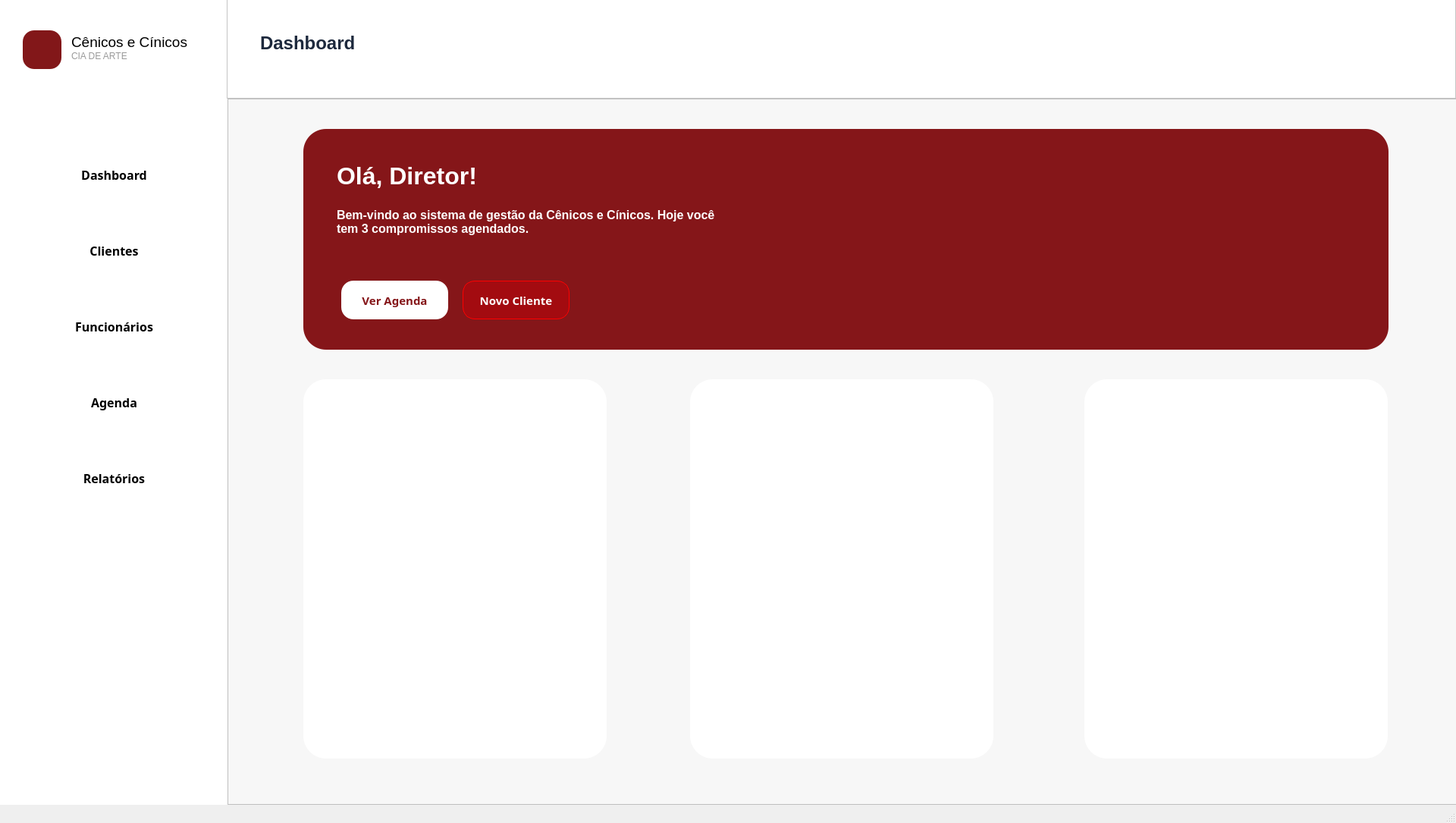
<?xml version="1.0" encoding="UTF-8"?>
<ui version="4.0">
 <class>MainWindow</class>
 <widget class="QMainWindow" name="MainWindow">
  <property name="geometry">
   <rect>
    <x>0</x>
    <y>0</y>
    <width>1920</width>
    <height>1085</height>
   </rect>
  </property>
  <property name="windowTitle">
   <string>MainWindow</string>
  </property>
  <widget class="QWidget" name="centralwidget">
   <widget class="QFrame" name="frame">
    <property name="geometry">
     <rect>
      <x>0</x>
      <y>0</y>
      <width>301</width>
      <height>1061</height>
     </rect>
    </property>
    <property name="styleSheet">
     <string notr="true">background-color: rgb(255,255,255);
border: 1px;
box-shadow: 5px 5px 5px;
border-color:  rgb(149, 149, 149);</string>
    </property>
    <widget class="QTextBrowser" name="textBrowser">
     <property name="geometry">
      <rect>
       <x>90</x>
       <y>40</y>
       <width>181</width>
       <height>81</height>
      </rect>
     </property>
     <property name="styleSheet">
      <string notr="true">border: 0px</string>
     </property>
     <property name="html">
      <string>&lt;!DOCTYPE HTML PUBLIC &quot;-//W3C//DTD HTML 4.0//EN&quot; &quot;http://www.w3.org/TR/REC-html40/strict.dtd&quot;&gt;
&lt;html&gt;&lt;head&gt;&lt;meta name=&quot;qrichtext&quot; content=&quot;1&quot; /&gt;&lt;style type=&quot;text/css&quot;&gt;
p, li { white-space: pre-wrap; }
&lt;/style&gt;&lt;/head&gt;&lt;body style=&quot; font-family:'MS Shell Dlg 2'; font-size:8.25pt; font-weight:400; font-style:normal;&quot;&gt;
&lt;p style=&quot; margin-top:0px; margin-bottom:0px; margin-left:0px; margin-right:0px; -qt-block-indent:0; text-indent:0px;&quot;&gt;&lt;span style=&quot; font-size:14pt;&quot;&gt;Cênicos e Cínicos&lt;/span&gt;&lt;/p&gt;
&lt;p style=&quot; margin-top:0px; margin-bottom:0px; margin-left:0px; margin-right:0px; -qt-block-indent:0; text-indent:0px;&quot;&gt;&lt;span style=&quot; font-size:9pt; color:#9a9a9a;&quot;&gt;CIA DE ARTE&lt;/span&gt;&lt;/p&gt;&lt;/body&gt;&lt;/html&gt;</string>
     </property>
     <property name="openLinks">
      <bool>false</bool>
     </property>
    </widget>
    <widget class="QWidget" name="widget" native="true">
     <property name="geometry">
      <rect>
       <x>30</x>
       <y>40</y>
       <width>51</width>
       <height>51</height>
      </rect>
     </property>
     <property name="styleSheet">
      <string notr="true">background-color:rgb(130, 23, 25);
border-radius:15px;</string>
     </property>
    </widget>
    <widget class="QPushButton" name="dashboard_button">
     <property name="geometry">
      <rect>
       <x>20</x>
       <y>200</y>
       <width>261</width>
       <height>61</height>
      </rect>
     </property>
     <property name="font">
      <font>
       <family>Segoe UI Semibold</family>
       <pointsize>12</pointsize>
       <weight>75</weight>
       <bold>true</bold>
      </font>
     </property>
     <property name="cursor">
      <cursorShape>PointingHandCursor</cursorShape>
     </property>
     <property name="layoutDirection">
      <enum>Qt::LeftToRight</enum>
     </property>
     <property name="styleSheet">
      <string notr="true">text-align: left;
color: rgb(139, 139, 139);
padding-left: 10px;
border: 1px solid;
border-radius:10px;
hover-color {
	background-color:rgb(254, 242, 242 solid);
	color:rgb(159, 7, 18);
}</string>
     </property>
     <property name="text">
      <string>Dashboard</string>
     </property>
     <property name="icon">
      <iconset>
       <normaloff>dashboard_icon.png.png</normaloff>dashboard_icon.png.png</iconset>
     </property>
     <property name="iconSize">
      <size>
       <width>50</width>
       <height>50</height>
      </size>
     </property>
    </widget>
    <widget class="QPushButton" name="clientes_button">
     <property name="geometry">
      <rect>
       <x>20</x>
       <y>300</y>
       <width>261</width>
       <height>61</height>
      </rect>
     </property>
     <property name="font">
      <font>
       <family>Segoe UI Semibold</family>
       <pointsize>12</pointsize>
       <weight>75</weight>
       <bold>true</bold>
      </font>
     </property>
     <property name="cursor">
      <cursorShape>PointingHandCursor</cursorShape>
     </property>
     <property name="styleSheet">
      <string notr="true">text-align: left;
color: rgb(139, 139, 139);
padding-left: 10px;
border: 1px solid;
border-radius:10px;
hover-color {
	background-color:rgb(254, 242, 242 solid);
	color:rgb(159, 7, 18);
}</string>
     </property>
     <property name="text">
      <string>Clientes</string>
     </property>
     <property name="icon">
      <iconset>
       <normaloff>clientes_icon.png.png</normaloff>clientes_icon.png.png</iconset>
     </property>
     <property name="iconSize">
      <size>
       <width>40</width>
       <height>40</height>
      </size>
     </property>
    </widget>
    <widget class="QPushButton" name="funcionarios_button">
     <property name="geometry">
      <rect>
       <x>20</x>
       <y>400</y>
       <width>261</width>
       <height>61</height>
      </rect>
     </property>
     <property name="font">
      <font>
       <family>Segoe UI Semibold</family>
       <pointsize>12</pointsize>
       <weight>75</weight>
       <bold>true</bold>
      </font>
     </property>
     <property name="cursor">
      <cursorShape>PointingHandCursor</cursorShape>
     </property>
     <property name="styleSheet">
      <string notr="true">text-align: left;
color: rgb(139, 139, 139);
padding-left: 10px;
border: 1px solid;
border-radius:10px;
hover-color {
	background-color:rgb(254, 242, 242 solid);
	color:rgb(159, 7, 18);
}</string>
     </property>
     <property name="text">
      <string>Funcionários</string>
     </property>
     <property name="icon">
      <iconset>
       <normaloff>funcionarios_icon.png.png</normaloff>funcionarios_icon.png.png</iconset>
     </property>
     <property name="iconSize">
      <size>
       <width>40</width>
       <height>40</height>
      </size>
     </property>
    </widget>
    <widget class="QPushButton" name="agenda_button">
     <property name="geometry">
      <rect>
       <x>20</x>
       <y>500</y>
       <width>261</width>
       <height>61</height>
      </rect>
     </property>
     <property name="font">
      <font>
       <family>Segoe UI Semibold</family>
       <pointsize>12</pointsize>
       <weight>75</weight>
       <bold>true</bold>
      </font>
     </property>
     <property name="cursor">
      <cursorShape>PointingHandCursor</cursorShape>
     </property>
     <property name="styleSheet">
      <string notr="true">text-align: left;
color: rgb(139, 139, 139);
padding-left: 10px;
border: 1px solid;
border-radius:10px;
hover-color {
	background-color:rgb(254, 242, 242 solid);
	color:rgb(159, 7, 18);
}</string>
     </property>
     <property name="text">
      <string>Agenda</string>
     </property>
     <property name="icon">
      <iconset>
       <normaloff>agenda_icon.pn.png</normaloff>agenda_icon.pn.png</iconset>
     </property>
     <property name="iconSize">
      <size>
       <width>50</width>
       <height>50</height>
      </size>
     </property>
    </widget>
    <widget class="QPushButton" name="relatorios_button">
     <property name="geometry">
      <rect>
       <x>20</x>
       <y>600</y>
       <width>261</width>
       <height>61</height>
      </rect>
     </property>
     <property name="font">
      <font>
       <family>Segoe UI Semibold</family>
       <pointsize>12</pointsize>
       <weight>75</weight>
       <bold>true</bold>
      </font>
     </property>
     <property name="cursor">
      <cursorShape>PointingHandCursor</cursorShape>
     </property>
     <property name="styleSheet">
      <string notr="true">text-align: left;
color: rgb(139, 139, 139);
padding-left: 10px;
border: 1px solid;
border-radius:10px;
hover-color {
	background-color:rgb(254, 242, 242 solid);
	color:rgb(159, 7, 18);
}</string>
     </property>
     <property name="text">
      <string>Relatórios</string>
     </property>
     <property name="icon">
      <iconset>
       <normaloff>relatorios_icon.png.png</normaloff>relatorios_icon.png.png</iconset>
     </property>
     <property name="iconSize">
      <size>
       <width>50</width>
       <height>50</height>
      </size>
     </property>
    </widget>
   </widget>
   <widget class="QFrame" name="frame_2">
    <property name="geometry">
     <rect>
      <x>299</x>
      <y>-1</y>
      <width>1621</width>
      <height>131</height>
     </rect>
    </property>
    <property name="styleSheet">
     <string notr="true">background-color: rgb(255,255,255);</string>
    </property>
    <property name="frameShape">
     <enum>QFrame::StyledPanel</enum>
    </property>
    <property name="frameShadow">
     <enum>QFrame::Raised</enum>
    </property>
    <widget class="QTextBrowser" name="textBrowser_2">
     <property name="geometry">
      <rect>
       <x>40</x>
       <y>40</y>
       <width>256</width>
       <height>51</height>
      </rect>
     </property>
     <property name="autoFillBackground">
      <bool>false</bool>
     </property>
     <property name="styleSheet">
      <string notr="true">border: 0px;
color:rgb(29, 41, 61);</string>
     </property>
     <property name="html">
      <string>&lt;!DOCTYPE HTML PUBLIC &quot;-//W3C//DTD HTML 4.0//EN&quot; &quot;http://www.w3.org/TR/REC-html40/strict.dtd&quot;&gt;
&lt;html&gt;&lt;head&gt;&lt;meta name=&quot;qrichtext&quot; content=&quot;1&quot; /&gt;&lt;style type=&quot;text/css&quot;&gt;
p, li { white-space: pre-wrap; }
&lt;/style&gt;&lt;/head&gt;&lt;body style=&quot; font-family:'MS Shell Dlg 2'; font-size:8.25pt; font-weight:400; font-style:normal;&quot;&gt;
&lt;p style=&quot; margin-top:0px; margin-bottom:0px; margin-left:0px; margin-right:0px; -qt-block-indent:0; text-indent:0px;&quot;&gt;&lt;span style=&quot; font-size:18pt; font-weight:600;&quot;&gt;Dashboard&lt;/span&gt;&lt;/p&gt;&lt;/body&gt;&lt;/html&gt;</string>
     </property>
    </widget>
   </widget>
   <widget class="QFrame" name="frame_3">
    <property name="geometry">
     <rect>
      <x>300</x>
      <y>130</y>
      <width>1631</width>
      <height>931</height>
     </rect>
    </property>
    <property name="styleSheet">
     <string notr="true">background-color: rgb(247, 247, 247);</string>
    </property>
    <property name="frameShape">
     <enum>QFrame::StyledPanel</enum>
    </property>
    <property name="frameShadow">
     <enum>QFrame::Raised</enum>
    </property>
    <widget class="QFrame" name="frame_4">
     <property name="geometry">
      <rect>
       <x>100</x>
       <y>40</y>
       <width>1431</width>
       <height>291</height>
      </rect>
     </property>
     <property name="styleSheet">
      <string notr="true">background-color:rgb(133, 22, 25);
border-radius: 30px;</string>
     </property>
     <property name="frameShape">
      <enum>QFrame::StyledPanel</enum>
     </property>
     <property name="frameShadow">
      <enum>QFrame::Raised</enum>
     </property>
     <widget class="QTextBrowser" name="textBrowser_3">
      <property name="geometry">
       <rect>
        <x>40</x>
        <y>40</y>
        <width>281</width>
        <height>61</height>
       </rect>
      </property>
      <property name="autoFillBackground">
       <bool>false</bool>
      </property>
      <property name="styleSheet">
       <string notr="true">border: 0px;
color:rgb(29, 41, 61);</string>
      </property>
      <property name="html">
       <string>&lt;!DOCTYPE HTML PUBLIC &quot;-//W3C//DTD HTML 4.0//EN&quot; &quot;http://www.w3.org/TR/REC-html40/strict.dtd&quot;&gt;
&lt;html&gt;&lt;head&gt;&lt;meta name=&quot;qrichtext&quot; content=&quot;1&quot; /&gt;&lt;style type=&quot;text/css&quot;&gt;
p, li { white-space: pre-wrap; }
&lt;/style&gt;&lt;/head&gt;&lt;body style=&quot; font-family:'MS Shell Dlg 2'; font-size:8.25pt; font-weight:400; font-style:normal;&quot;&gt;
&lt;p style=&quot; margin-top:0px; margin-bottom:0px; margin-left:0px; margin-right:0px; -qt-block-indent:0; text-indent:0px;&quot;&gt;&lt;span style=&quot; font-size:24pt; font-weight:600; color:#ffffff;&quot;&gt;Olá, Diretor!&lt;/span&gt;&lt;/p&gt;&lt;/body&gt;&lt;/html&gt;</string>
      </property>
     </widget>
     <widget class="QTextBrowser" name="textBrowser_5">
      <property name="geometry">
       <rect>
        <x>40</x>
        <y>100</y>
        <width>641</width>
        <height>71</height>
       </rect>
      </property>
      <property name="autoFillBackground">
       <bool>false</bool>
      </property>
      <property name="styleSheet">
       <string notr="true">border: 0px;
color:rgb(255, 255, 255);</string>
      </property>
      <property name="html">
       <string>&lt;!DOCTYPE HTML PUBLIC &quot;-//W3C//DTD HTML 4.0//EN&quot; &quot;http://www.w3.org/TR/REC-html40/strict.dtd&quot;&gt;
&lt;html&gt;&lt;head&gt;&lt;meta name=&quot;qrichtext&quot; content=&quot;1&quot; /&gt;&lt;style type=&quot;text/css&quot;&gt;
p, li { white-space: pre-wrap; }
&lt;/style&gt;&lt;/head&gt;&lt;body style=&quot; font-family:'MS Shell Dlg 2'; font-size:8.25pt; font-weight:400; font-style:normal;&quot;&gt;
&lt;p style=&quot; margin-top:0px; margin-bottom:0px; margin-left:0px; margin-right:0px; -qt-block-indent:0; text-indent:0px;&quot;&gt;&lt;span style=&quot; font-family:'ui-sans-serif,system-ui,sans-serif,Apple Color Emoji,Segoe UI Emoji,Segoe UI Symbol,Noto Color Emoji'; font-size:12pt; font-weight:600; color:#ffffff;&quot;&gt;Bem-vindo ao sistema de gestão da Cênicos e Cínicos. Hoje você tem 3 compromissos agendados.&lt;/span&gt;&lt;/p&gt;&lt;/body&gt;&lt;/html&gt;</string>
      </property>
     </widget>
     <widget class="QPushButton" name="pushButton">
      <property name="geometry">
       <rect>
        <x>50</x>
        <y>200</y>
        <width>141</width>
        <height>51</height>
       </rect>
      </property>
      <property name="font">
       <font>
        <family>Segoe UI Semibold</family>
        <pointsize>11</pointsize>
        <weight>75</weight>
        <bold>true</bold>
       </font>
      </property>
      <property name="cursor">
       <cursorShape>PointingHandCursor</cursorShape>
      </property>
      <property name="styleSheet">
       <string notr="true">background-color:white;
color:rgb(133, 22, 25);
border-radius: 16px;</string>
      </property>
      <property name="text">
       <string>Ver Agenda</string>
      </property>
     </widget>
     <widget class="QPushButton" name="pushButton_2">
      <property name="geometry">
       <rect>
        <x>210</x>
        <y>200</y>
        <width>141</width>
        <height>51</height>
       </rect>
      </property>
      <property name="font">
       <font>
        <family>Segoe UI Semibold</family>
        <pointsize>11</pointsize>
        <weight>75</weight>
        <bold>true</bold>
       </font>
      </property>
      <property name="cursor">
       <cursorShape>PointingHandCursor</cursorShape>
      </property>
      <property name="styleSheet">
       <string notr="true">background-color:rgb(163, 11, 16);
border-radius: 16px;
border:1px solid;
border-color:rgb(255, 0, 0);
color:white;</string>
      </property>
      <property name="text">
       <string>Novo Cliente</string>
      </property>
     </widget>
    </widget>
    <widget class="QFrame" name="frame_5">
     <property name="geometry">
      <rect>
       <x>100</x>
       <y>370</y>
       <width>400</width>
       <height>500</height>
      </rect>
     </property>
     <property name="styleSheet">
      <string notr="true">background-color:white;
border-radius: 30px;</string>
     </property>
     <property name="frameShape">
      <enum>QFrame::StyledPanel</enum>
     </property>
     <property name="frameShadow">
      <enum>QFrame::Raised</enum>
     </property>
    </widget>
    <widget class="QFrame" name="frame_6">
     <property name="geometry">
      <rect>
       <x>1130</x>
       <y>370</y>
       <width>400</width>
       <height>500</height>
      </rect>
     </property>
     <property name="styleSheet">
      <string notr="true">background-color:white;
border-radius: 30px;</string>
     </property>
     <property name="frameShape">
      <enum>QFrame::StyledPanel</enum>
     </property>
     <property name="frameShadow">
      <enum>QFrame::Raised</enum>
     </property>
    </widget>
    <widget class="QFrame" name="frame_7">
     <property name="geometry">
      <rect>
       <x>610</x>
       <y>370</y>
       <width>400</width>
       <height>500</height>
      </rect>
     </property>
     <property name="styleSheet">
      <string notr="true">background-color:white;
border-radius: 30px;</string>
     </property>
     <property name="frameShape">
      <enum>QFrame::StyledPanel</enum>
     </property>
     <property name="frameShadow">
      <enum>QFrame::Raised</enum>
     </property>
    </widget>
   </widget>
  </widget>
  <widget class="QStatusBar" name="statusbar"/>
 </widget>
 <resources/>
 <connections/>
</ui>
